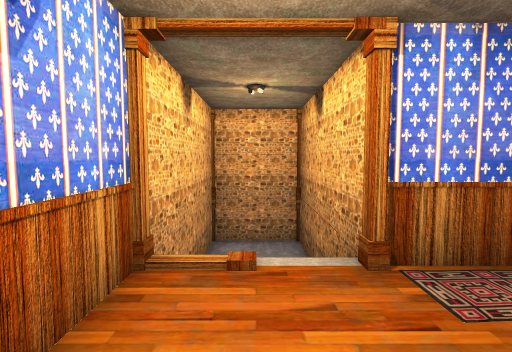
[1] (above)

16 first-person views from a walk through a Unity game level. The camera is 1.4 m above the floor, tilts 4° down and sees 85° across. The floor is counted in squares, 1 m on a side. Each view is taken from the middle of a square. On the plan, view 1 faces up. The plan holds only what a view shows up to about 14 squares ahead; the rest is blank. The player is left out. Door leaves are left out, so doorways stand open. Some surface patterns are stand-ins.

[2]
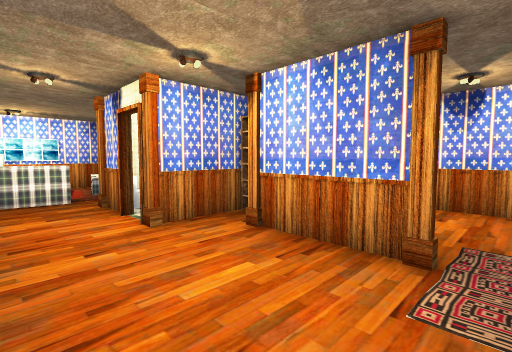

[3]
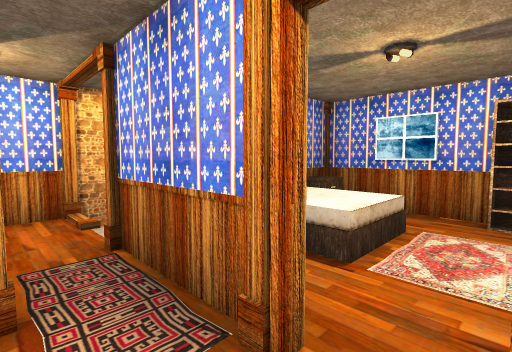

[4]
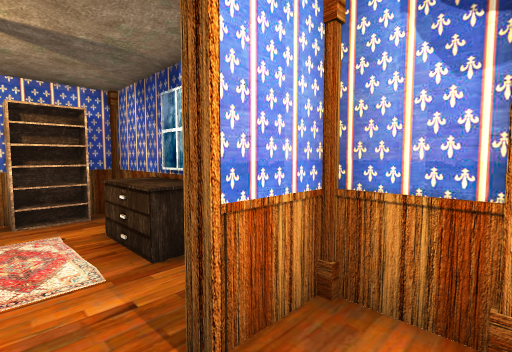

[5]
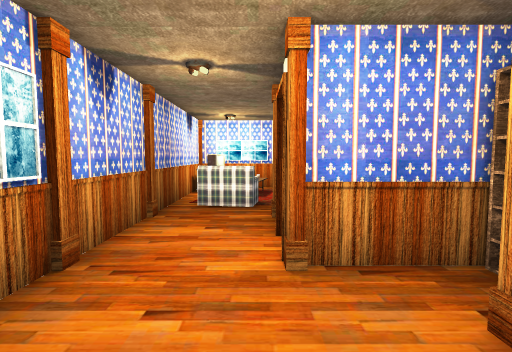

[6]
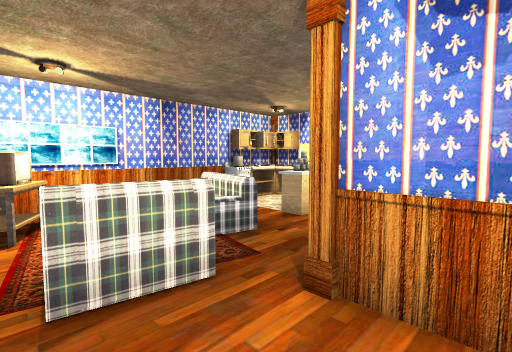

[7]
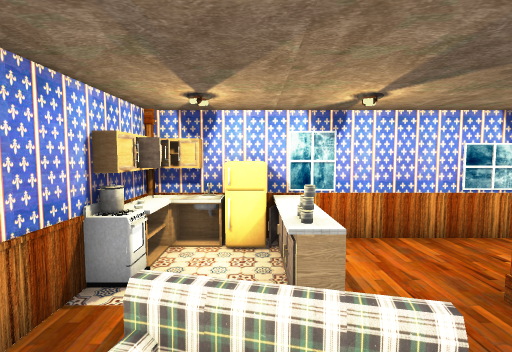

[8]
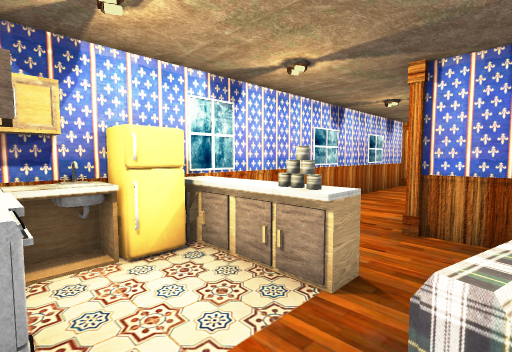

[9]
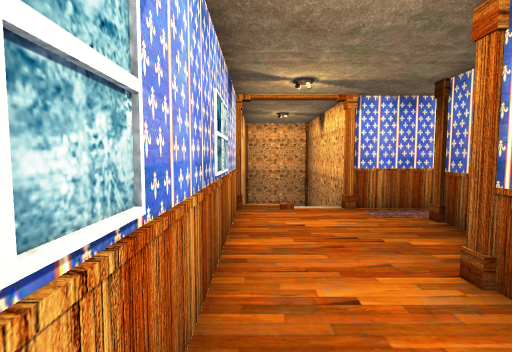

[10]
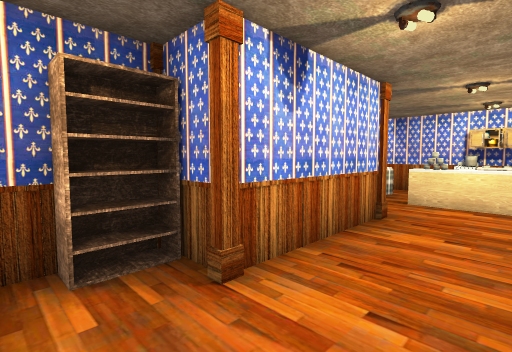

[11]
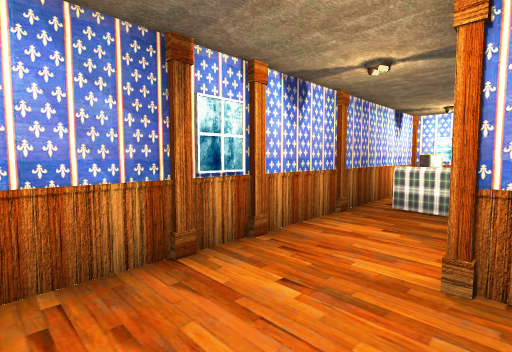

[12]
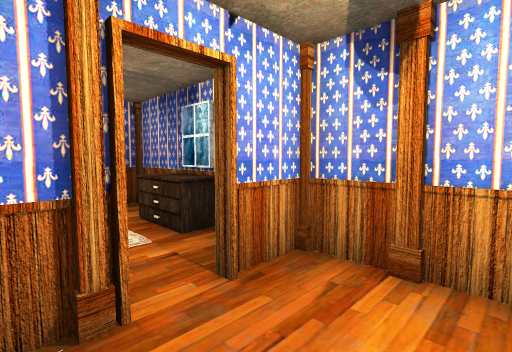

[13]
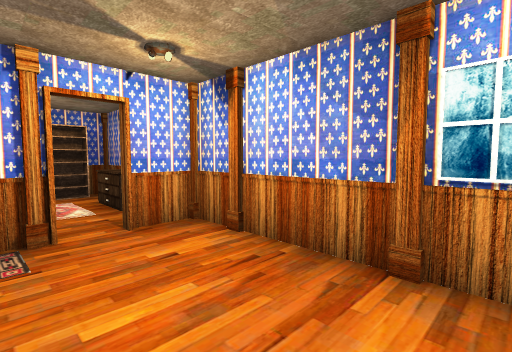

[14]
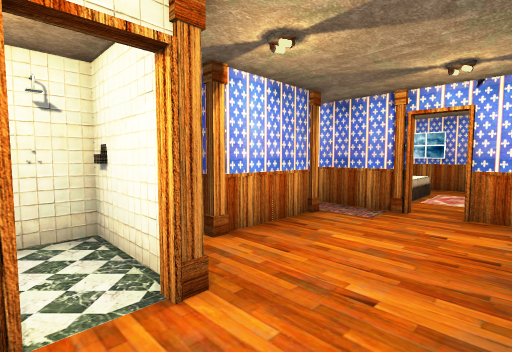

[15]
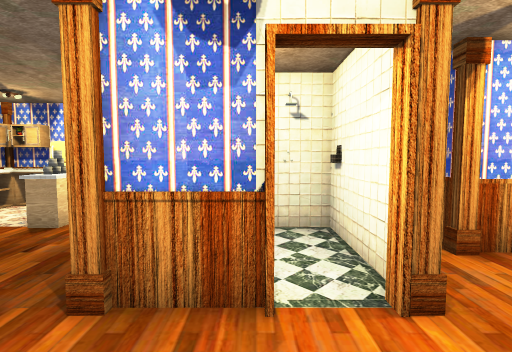

[16]
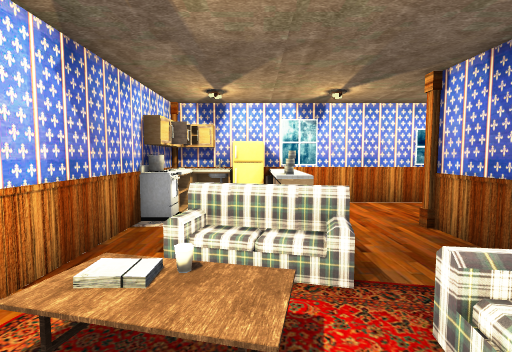

### Floor plan
Key: @ floor where view 1 was taken; # wall or solid block; . main floor; : floor 0.75 m higher than the main floor; - floor 1.5 m lower than the main floor; / step, stairs or slope; D open door; O other object.
Columns run from 2 left of view 1 to 8 right of it. Each row starts with its distance up from view 1.
 10 ##########O
  9 #O-O#  OOOO
  8 #---# .OO #
  7 #   # :OOOO
  6 #   # :OOOO
  5 #     .OOO
  4 # // ##ODO#
  3 #/..O..DD.#
  2 #....O...O#
  1 #....#....#
  0 #.@..O....#
 -1 #..O#O...O#
 -2 #..#O..O.O#
 -3 #..###DD.O#
 -4 #..##.DD..#
 -5 #...  O..O#
 -6 #..O...O.O#
 -7 #......OO.#
 -8 #OOO.OO O.#
 -9 #O...O / .#
-10 #O...O   O#
-11 OOOO....OO#
-12 ###########

Positions as (right, up) in squares from view 1, and headings:
1: (0, 0), facing up
2: (7, 3), facing down-left
3: (6, 2), facing up-left
4: (5, 2), facing up-right
5: (5, 1), facing down
6: (7, -4), facing down-left
7: (5, -9), facing left
8: (3, -11), facing up-left
9: (-1, -4), facing up
10: (-1, 1), facing down-right
11: (4, 1), facing down-right
12: (4, 1), facing up-right
13: (4, -2), facing up-right
14: (7, -4), facing up-left
15: (7, -4), facing left
16: (7, -9), facing left
